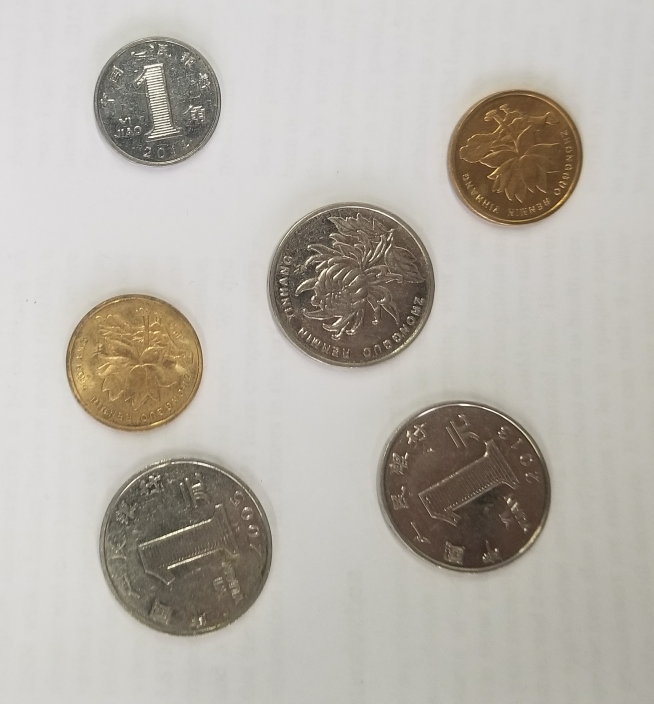
%> input picture coin_images/1.jpg, 1961 x 2110 px (shown at 1/3 size)
$ octave process_standalone.m   (GNU Octave 9; MATLAB toolbox functions it lacks are replaced by stand-ins)
%> lines starting %> are read from the running program, lines starting %| are printed output that depends on the picture; in (x1, y1, x2, y2) boxes, pixels count from 0 and x2, y2 are one past the last pixel; in counts of white or black regions, pixels touching at a corner belong together; the program's own positions count from 1
clear;clc;

% 选择图片，获取地址
[filenames,pathname]=uigetfile({'*.bmp;*.jpg;*.png;*.gif','All Image Files';'*.*','All Files' },'MultiSelect','on');
%> the answer given: coin_images/1.jpg
dir = fullfile(pathname,filenames);

% 读取图片，并转换成double型
im_org = imread(dir);
%> im_org is the input picture: size 2110x1961x3 uint8; mean R, G, B 183.4, 178.4, 170.1
im_org = im2double(im_org);
%> im_org: size 2110x1961x3 double

% 均值滤波，去除部分噪点
im_org = imfilter(im_org,fspecial('average',[5,5]));

% 照片缩放，最大边不超过2000像素
r=size(im_org,1);
%> r = 2110
c=size(im_org,2);
%> c = 1961
size_thresh=2000;
if r>size_thresh
    im_org=imresize(im_org,size_thresh/r);
%> im_org: size 2000x1859x3 double
end
if c>size_thresh
    im_org=imresize(im_org,size_thresh/c);
end

% 二值化并取反
thresh = 1 * graythresh(im_org);
%> thresh = 0.576
im_bw = ~ im2bw(im_org,thresh);
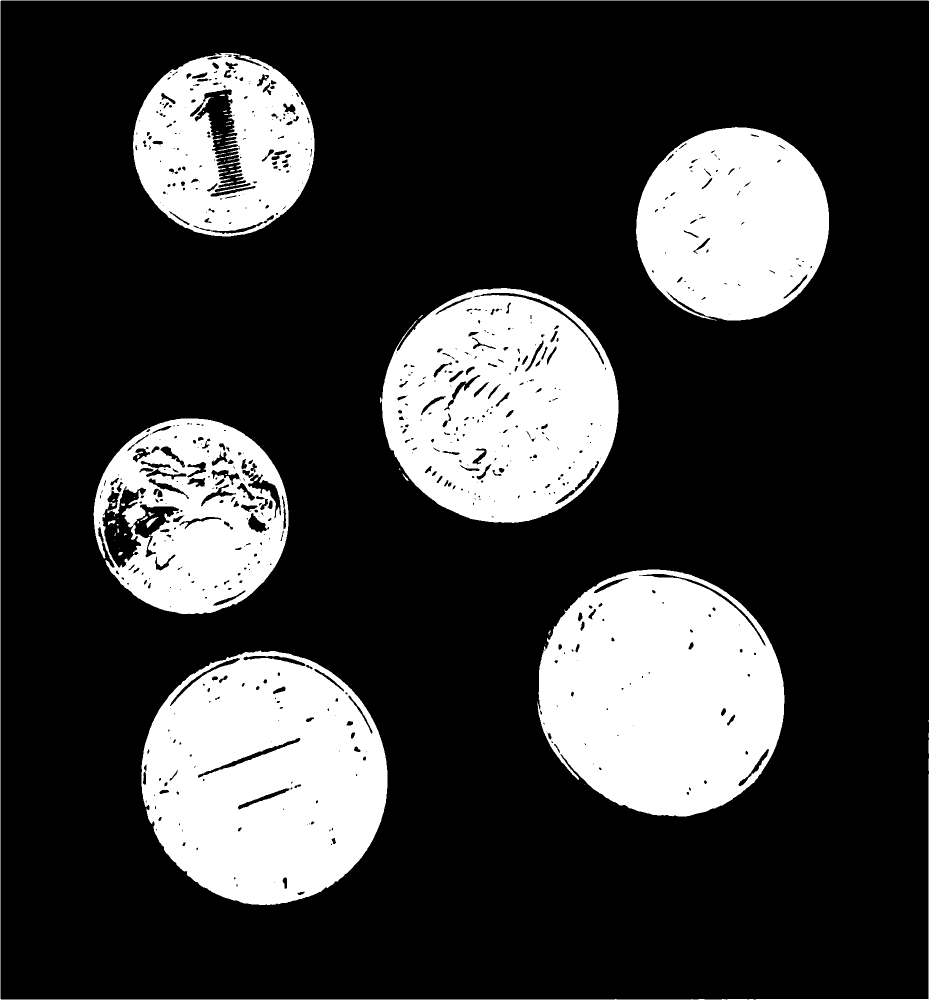
%> im_bw: size 2000x1859 logical (shown at 1/2 size); 22.8% white; 50 white regions (29 under 20 px), largest, box (x1, y1, x2, y2) and area: (283, 1301, 775, 1810) 188867, (1075, 1139, 1569, 1633) 186546, (760, 576, 1237, 1046) 163815

% 边界抑制
im_bw_clear = imclearborder(bwareaopen(im_bw,10));
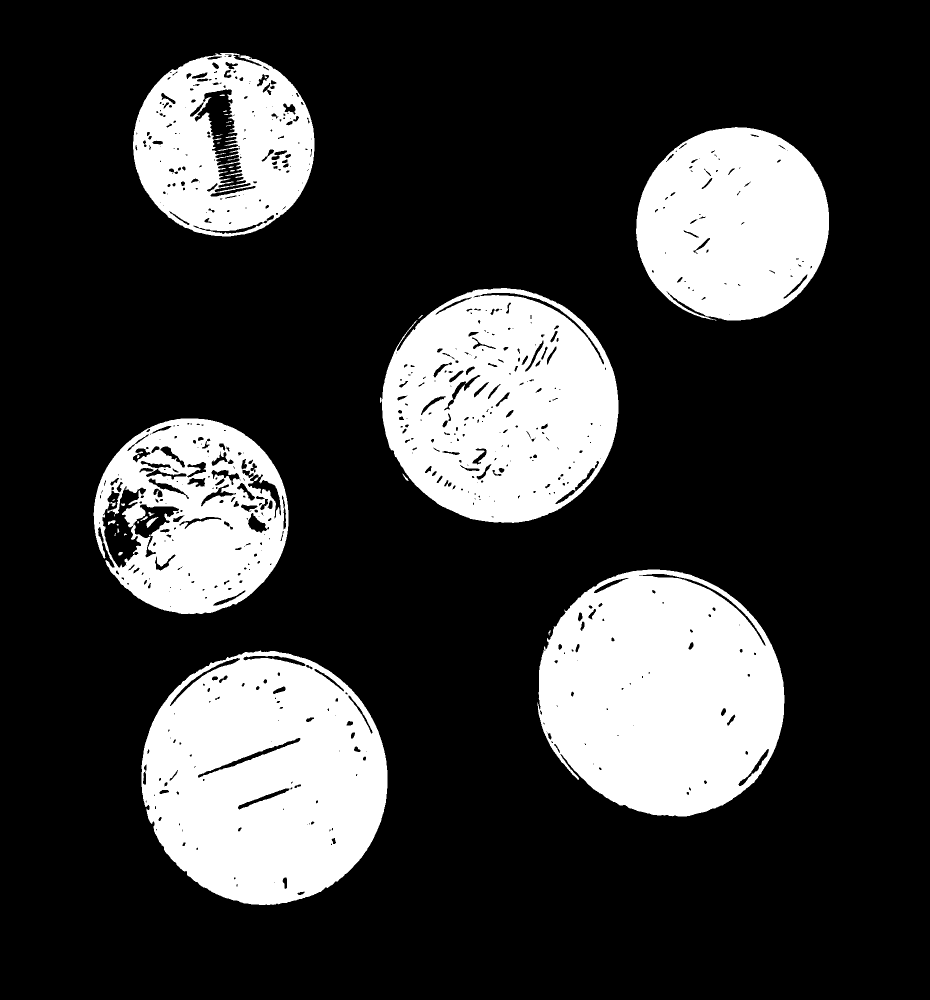
%> im_bw_clear: size 2000x1859 logical (shown at 1/2 size); 22.6% white; 32 white regions (12 under 20 px), largest, box (x1, y1, x2, y2) and area: (283, 1301, 775, 1810) 188867, (1075, 1139, 1569, 1633) 186546, (760, 576, 1237, 1046) 163815

% 膨胀
bwc=imdilate(im_bw_clear,strel('disk',10));
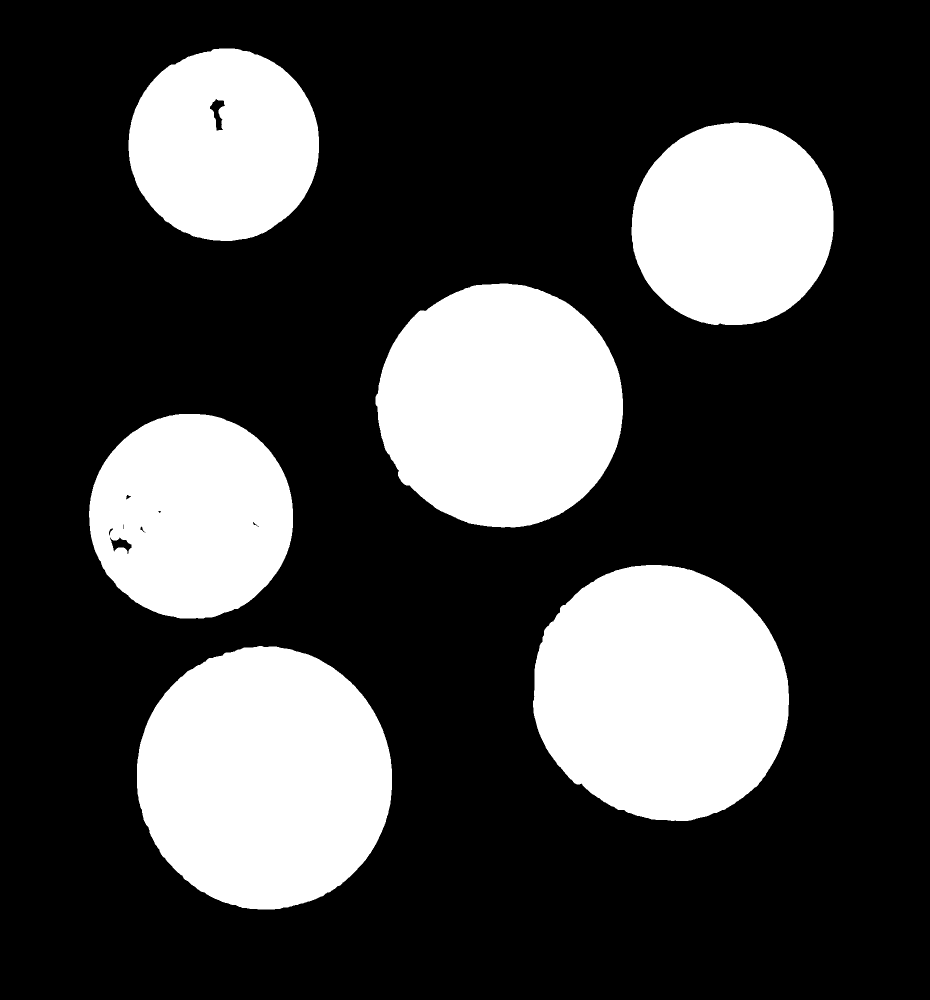
%> bwc: size 2000x1859 logical (shown at 1/2 size); 26.4% white; 6 white regions, box (x1, y1, x2, y2) and area: (274, 1292, 784, 1819) 210820, (1066, 1130, 1578, 1642) 205836, (751, 567, 1246, 1055) 188678, (178, 828, 586, 1237) 130684, (1263, 245, 1667, 650) 129759, (257, 97, 638, 482) 114234

% 效果图逐个展示
subplot(2,2,1),imshow(im_org),title('原图');
subplot(2,2,2),imshow(im_bw),title('二值化');
subplot(2,2,3),imshow(im_bw_clear),title('边界抑制');
subplot(2,2,4),imshow(bwc),title('膨胀');
%> after `title('膨胀')`:
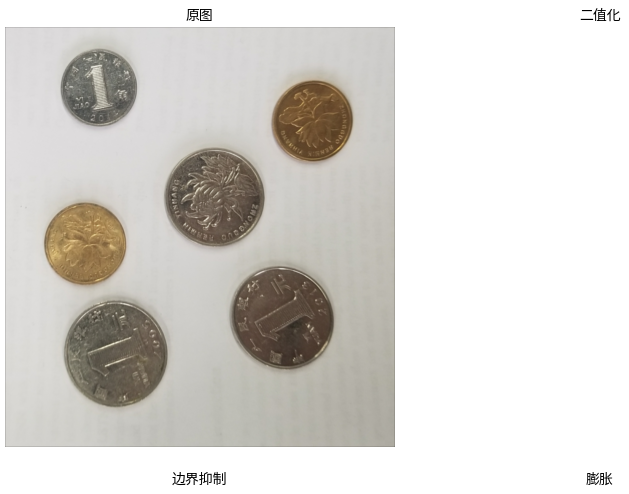
%> figure redrawn from the program's plot data, 4 panels

% 统计
region = regionprops(bwc,'Area');
%> region = 6 regions; Area: 210820, 205836, 188678, 130684, 129759, 114234
area_amount = length(region);
%> area_amount = 6
areas = zeros(area_amount,1);
for i=1:area_amount
    areas(i) = region(i).Area;
end
%> this loop made 6 passes
%> after the loop, areas = [130684; 114234; 210820; 188678; 205836; 129759]

% areas降序排序，从高到低依次判断硬皮所属面值
areas = sort(areas,'descend');
%> areas = [210820; 205836; 188678; 130684; 129759; 114234]


% 当前统计的硬币：1->一元硬币 2->五毛硬币 3->一毛硬币
current_coin = 1;
% 硬币计数器，按面值统计，共三种
coin_cnt = zeros(1,3);

% 硬币分类的变化率依据,面积变化超过这个比例，则判定是下一种硬币
rate_next_class = 0.1;
% 当前统计的区域面积，用于和下一个待分类图像进行比对，确定硬币类型
current_area = areas(1);
%> current_area = 210820
% 面积大小中间值，尽量取面积大的
mid_area = areas(fix(area_amount/2));
%> mid_area = 188678

for i=1:area_amount
    % 如果待分类图像的面积低于所有图像中位值的20%，就认定是杂点，不是硬币，不进行分类
    if areas(i) < 0.2*mid_area
        continue
    end
    if abs(areas(i)-current_area)/current_area < 0.1
        coin_cnt(current_coin) = coin_cnt(current_coin) + 1;
    else
        current_coin = current_coin+1;
        coin_cnt(current_coin) = coin_cnt(current_coin) + 1;
    end
    % 更新当前面积值
    current_area = areas(i);
end
%> this loop made 6 passes
%> (current_coin, current_area) on passes 4, 6: (2, 130684), (3, 114234)
%> current_area on passes 1, 2, 3, 5: 210820, 205836, 188678, 129759
%> after the loop, coin_cnt = [3 2 1]

coin_cnt
%> coin_cnt = [3 2 1]
